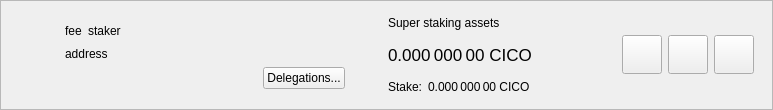
<?xml version="1.0" encoding="UTF-8"?>
<ui version="4.0">
 <class>SuperStakerItemWidget</class>
 <widget class="QWidget" name="SuperStakerItemWidget">
  <property name="geometry">
   <rect>
    <x>0</x>
    <y>0</y>
    <width>773</width>
    <height>110</height>
   </rect>
  </property>
  <property name="sizePolicy">
   <sizepolicy hsizetype="Preferred" vsizetype="Maximum">
    <horstretch>0</horstretch>
    <verstretch>0</verstretch>
   </sizepolicy>
  </property>
  <property name="windowTitle">
   <string>Form</string>
  </property>
  <layout class="QVBoxLayout" name="verticalLayout_2">
   <property name="spacing">
    <number>0</number>
   </property>
   <property name="leftMargin">
    <number>0</number>
   </property>
   <property name="topMargin">
    <number>0</number>
   </property>
   <property name="rightMargin">
    <number>0</number>
   </property>
   <property name="bottomMargin">
    <number>0</number>
   </property>
   <item>
    <widget class="QFrame" name="superStakerItemFrame">
     <property name="frameShape">
      <enum>QFrame::StyledPanel</enum>
     </property>
     <property name="frameShadow">
      <enum>QFrame::Raised</enum>
     </property>
     <layout class="QHBoxLayout" name="horizontalLayout">
      <property name="topMargin">
       <number>0</number>
      </property>
      <property name="bottomMargin">
       <number>0</number>
      </property>
      <item>
       <widget class="QLabel" name="superStakerLogo">
        <property name="sizePolicy">
         <sizepolicy hsizetype="Fixed" vsizetype="Fixed">
          <horstretch>0</horstretch>
          <verstretch>0</verstretch>
         </sizepolicy>
        </property>
        <property name="minimumSize">
         <size>
          <width>40</width>
          <height>40</height>
         </size>
        </property>
        <property name="alignment">
         <set>Qt::AlignCenter</set>
        </property>
       </widget>
      </item>
      <item>
       <widget class="QStackedWidget" name="stackedWidget">
        <property name="currentIndex">
         <number>0</number>
        </property>
        <widget class="QWidget" name="page">
         <layout class="QHBoxLayout" name="horizontalLayout_4">
          <item>
           <layout class="QHBoxLayout" name="horizontalLayout_3">
            <item>
             <layout class="QVBoxLayout" name="verticalLayout">
              <property name="rightMargin">
               <number>15</number>
              </property>
              <item>
               <spacer name="verticalSpacer_2">
                <property name="orientation">
                 <enum>Qt::Vertical</enum>
                </property>
                <property name="sizeHint" stdset="0">
                 <size>
                  <width>20</width>
                  <height>0</height>
                 </size>
                </property>
               </spacer>
              </item>
              <item alignment="Qt::AlignLeft">
               <widget class="QWidget" name="widgetSuperStaker" native="true">
                <property name="minimumSize">
                 <size>
                  <width>280</width>
                  <height>0</height>
                 </size>
                </property>
                <layout class="QHBoxLayout" name="horizontalLayout_2" stretch="0,0,1">
                 <property name="leftMargin">
                  <number>0</number>
                 </property>
                 <property name="topMargin">
                  <number>0</number>
                 </property>
                 <property name="rightMargin">
                  <number>0</number>
                 </property>
                 <property name="bottomMargin">
                  <number>0</number>
                 </property>
                 <item alignment="Qt::AlignLeft">
                  <widget class="QLabel" name="labelFee">
                   <property name="text">
                    <string>fee</string>
                   </property>
                   <property name="textInteractionFlags">
                    <set>Qt::LinksAccessibleByMouse|Qt::TextSelectableByMouse</set>
                   </property>
                  </widget>
                 </item>
                 <item alignment="Qt::AlignLeft">
                  <widget class="QLabel" name="labelStaker">
                   <property name="text">
                    <string>staker</string>
                   </property>
                   <property name="textInteractionFlags">
                    <set>Qt::LinksAccessibleByMouse|Qt::TextSelectableByMouse</set>
                   </property>
                  </widget>
                 </item>
                 <item>
                  <spacer name="horizontalSpacer">
                   <property name="orientation">
                    <enum>Qt::Horizontal</enum>
                   </property>
                   <property name="sizeType">
                    <enum>QSizePolicy::Minimum</enum>
                   </property>
                   <property name="sizeHint" stdset="0">
                    <size>
                     <width>0</width>
                     <height>20</height>
                    </size>
                   </property>
                  </spacer>
                 </item>
                </layout>
               </widget>
              </item>
              <item>
               <widget class="QLabel" name="labelAddress">
                <property name="text">
                 <string>address</string>
                </property>
                <property name="textInteractionFlags">
                 <set>Qt::LinksAccessibleByMouse|Qt::TextSelectableByMouse</set>
                </property>
               </widget>
              </item>
              <item alignment="Qt::AlignRight">
               <widget class="QPushButton" name="buttonDelegations">
                <property name="text">
                 <string>Delegations...</string>
                </property>
               </widget>
              </item>
              <item>
               <spacer name="verticalSpacer">
                <property name="orientation">
                 <enum>Qt::Vertical</enum>
                </property>
                <property name="sizeHint" stdset="0">
                 <size>
                  <width>20</width>
                  <height>0</height>
                 </size>
                </property>
               </spacer>
              </item>
             </layout>
            </item>
            <item>
             <widget class="QWidget" name="vLineAssets" native="true">
              <property name="sizePolicy">
               <sizepolicy hsizetype="Preferred" vsizetype="Preferred">
                <horstretch>0</horstretch>
                <verstretch>0</verstretch>
               </sizepolicy>
              </property>
              <property name="minimumSize">
               <size>
                <width>1</width>
                <height>0</height>
               </size>
              </property>
             </widget>
            </item>
            <item>
             <widget class="QWidget" name="widgetStakingAssets" native="true">
              <property name="sizePolicy">
               <sizepolicy hsizetype="Minimum" vsizetype="Preferred">
                <horstretch>0</horstretch>
                <verstretch>0</verstretch>
               </sizepolicy>
              </property>
              <layout class="QVBoxLayout" name="verticalLayout_3">
               <property name="leftMargin">
                <number>15</number>
               </property>
               <property name="topMargin">
                <number>0</number>
               </property>
               <property name="rightMargin">
                <number>15</number>
               </property>
               <property name="bottomMargin">
                <number>0</number>
               </property>
               <item>
                <widget class="QLabel" name="labelAssetsText">
                 <property name="text">
                  <string>Super staking assets</string>
                 </property>
                 <property name="alignment">
                  <set>Qt::AlignLeading|Qt::AlignLeft|Qt::AlignVCenter</set>
                 </property>
                </widget>
               </item>
               <item>
                <widget class="QLabel" name="labelAssets">
                 <property name="font">
                  <font>
                   <pointsize>13</pointsize>
                  </font>
                 </property>
                 <property name="cursor">
                  <cursorShape>IBeamCursor</cursorShape>
                 </property>
                 <property name="toolTip">
                  <string>Your current spendable balance</string>
                 </property>
                 <property name="text">
                  <string notr="true">0.000 000 00 CICO</string>
                 </property>
                 <property name="alignment">
                  <set>Qt::AlignLeading|Qt::AlignLeft|Qt::AlignVCenter</set>
                 </property>
                 <property name="textInteractionFlags">
                  <set>Qt::LinksAccessibleByMouse|Qt::TextSelectableByMouse</set>
                 </property>
                </widget>
               </item>
               <item>
                <layout class="QHBoxLayout" name="horizontalLayout_6">
                 <property name="spacing">
                  <number>6</number>
                 </property>
                 <item>
                  <widget class="QLabel" name="labelStakeText">
                   <property name="sizePolicy">
                    <sizepolicy hsizetype="Maximum" vsizetype="Preferred">
                     <horstretch>0</horstretch>
                     <verstretch>0</verstretch>
                    </sizepolicy>
                   </property>
                   <property name="text">
                    <string>Stake:</string>
                   </property>
                   <property name="alignment">
                    <set>Qt::AlignLeading|Qt::AlignLeft|Qt::AlignVCenter</set>
                   </property>
                  </widget>
                 </item>
                 <item>
                  <widget class="QLabel" name="labelStake">
                   <property name="text">
                    <string>0.000 000 00 CICO</string>
                   </property>
                   <property name="alignment">
                    <set>Qt::AlignLeading|Qt::AlignLeft|Qt::AlignVCenter</set>
                   </property>
                   <property name="textInteractionFlags">
                    <set>Qt::LinksAccessibleByMouse|Qt::TextSelectableByMouse</set>
                   </property>
                  </widget>
                 </item>
                 <item>
                  <spacer name="horizontalSpacer_4">
                   <property name="orientation">
                    <enum>Qt::Horizontal</enum>
                   </property>
                   <property name="sizeType">
                    <enum>QSizePolicy::Minimum</enum>
                   </property>
                   <property name="sizeHint" stdset="0">
                    <size>
                     <width>0</width>
                     <height>0</height>
                    </size>
                   </property>
                  </spacer>
                 </item>
                </layout>
               </item>
              </layout>
             </widget>
            </item>
            <item>
             <spacer name="horizontalSpacer_2">
              <property name="orientation">
               <enum>Qt::Horizontal</enum>
              </property>
              <property name="sizeHint" stdset="0">
               <size>
                <width>0</width>
                <height>20</height>
               </size>
              </property>
             </spacer>
            </item>
            <item>
             <widget class="QToolButton" name="buttonConfig">
              <property name="text">
               <string/>
              </property>
              <property name="iconSize">
               <size>
                <width>32</width>
                <height>32</height>
               </size>
              </property>
             </widget>
            </item>
            <item>
             <widget class="QToolButton" name="buttonSplit">
              <property name="text">
               <string/>
              </property>
              <property name="iconSize">
               <size>
                <width>32</width>
                <height>32</height>
               </size>
              </property>
             </widget>
            </item>
            <item>
             <widget class="QToolButton" name="buttonRemove">
              <property name="text">
               <string/>
              </property>
              <property name="iconSize">
               <size>
                <width>32</width>
                <height>32</height>
               </size>
              </property>
             </widget>
            </item>
           </layout>
          </item>
         </layout>
        </widget>
        <widget class="QWidget" name="page_2">
         <layout class="QHBoxLayout" name="horizontalLayout_5">
          <item>
           <widget class="QLabel" name="labelNewSuperStaker">
            <property name="text">
             <string>Add new super stakers</string>
            </property>
           </widget>
          </item>
          <item>
           <spacer name="horizontalSpacer_3">
            <property name="orientation">
             <enum>Qt::Horizontal</enum>
            </property>
            <property name="sizeHint" stdset="0">
             <size>
              <width>408</width>
              <height>20</height>
             </size>
            </property>
           </spacer>
          </item>
          <item>
           <widget class="QToolButton" name="buttonRestore">
            <property name="text">
             <string/>
            </property>
            <property name="iconSize">
             <size>
              <width>32</width>
              <height>32</height>
             </size>
            </property>
           </widget>
          </item>
          <item>
           <widget class="QToolButton" name="buttonAdd">
            <property name="text">
             <string/>
            </property>
            <property name="iconSize">
             <size>
              <width>32</width>
              <height>32</height>
             </size>
            </property>
           </widget>
          </item>
         </layout>
        </widget>
       </widget>
      </item>
     </layout>
    </widget>
   </item>
  </layout>
 </widget>
 <resources/>
 <connections/>
</ui>
